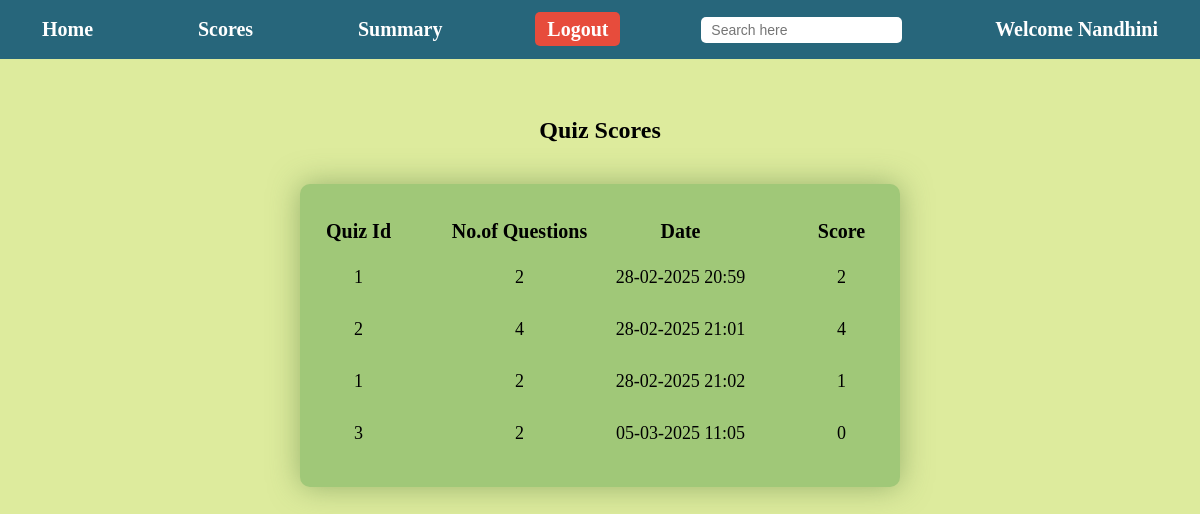
The page /scores (signed in) on the database its author committed.
### models.py (models this page shows)
class Scores(data.Model):
    __tablename__="score"
    score_id=data.Column(data.Integer,primary_key=True)
    quiz_score_id=data.Column(data.Integer,data.ForeignKey('quizzes.quiz_id'),nullable=False)
    user_score_id=data.Column(data.Integer,data.ForeignKey('user.id'),nullable=False)
    score_time_stamp=data.Column(data.DateTime,nullable=False)
    score_total=data.Column(data.Integer,nullable=False)
    No_of_question=data.Column(data.Integer,nullable=False)

### app.py (the view)
@application.route('/scores',methods=['GET','POST'])
def scores():
    if 'name' not in session:
        flash('Please Login','error')
        return redirect(url_for('Login'))
    user_id=session['user']
    scores=Scores.query.filter_by(user_score_id=user_id).all()
    return render_template('user_scores.html',scores=scores,request_path=request.path)

### templates/user_scores.html (shortened to what this page needs)
{% extends 'index.html' %}
{% block navbar %}
{% include 'user-navbar.html' %}
{% endblock %}
{% block content %}
<center>
    <h2> Quiz Scores</h2>
    <table id="user-table-score">
            <tr>
            <th>Quiz Id</th>
            <th>No.of Questions</th>
            <th>Date</th>
            <th>Score</th>
            </tr>
            {% for  score in  scores %}
            <tr>
            <td>{{ score.quiz_score_id }}</td>
            <td>{{score.No_of_question}}</td>
            <td>{{score.score_time_stamp.strftime('%d-%m-%Y %H:%M')}}</td>
            <td>{{score.score_total}}</td>
            </tr>
            {% endfor %}
    </table>
</center>
{% endblock %}

### static/style.css (style rules this page uses)
#index-page { background-color: #DDEB9D; margin: 0; padding: 0; }
#index-page center { display: flex; flex-direction: column; align-items: center; justify-content: center; height: auto; padding: 20px; }
#index-page table { width: 100%; display: flex; justify-content: center; align-items: center; max-width: 600px; margin: 20px auto; border-spacing: 15px; background-color: #A0C878; padding: 20px; border-radius: 10px; box-shadow: 0 0 30px rgba(80, 120, 60, 0.5); }
#index-page th { text-align: left; font-size: 20px; }
#index-page td { width: 100%; text-align: left; font-size: 18px; }
#user-table-score td { text-align: center; padding: 8px; min-width: 130px; }
#user-table-db th,#user-table-score th { text-align: center; }

### rows shown on the page
Scores: quiz_score_id "1", No_of_question "2", score_time_stamp "28-02-2025 20:59", score_total "2"
Scores: quiz_score_id "2", No_of_question "4", score_time_stamp "28-02-2025 21:01", score_total "4"
Scores: quiz_score_id "1", No_of_question "2", score_time_stamp "28-02-2025 21:02", score_total "1"
Scores: quiz_score_id "3", No_of_question "2", score_time_stamp "05-03-2025 11:05", score_total "0"

### other values the page prints
{{ session['name'] }} "Nandhini"
